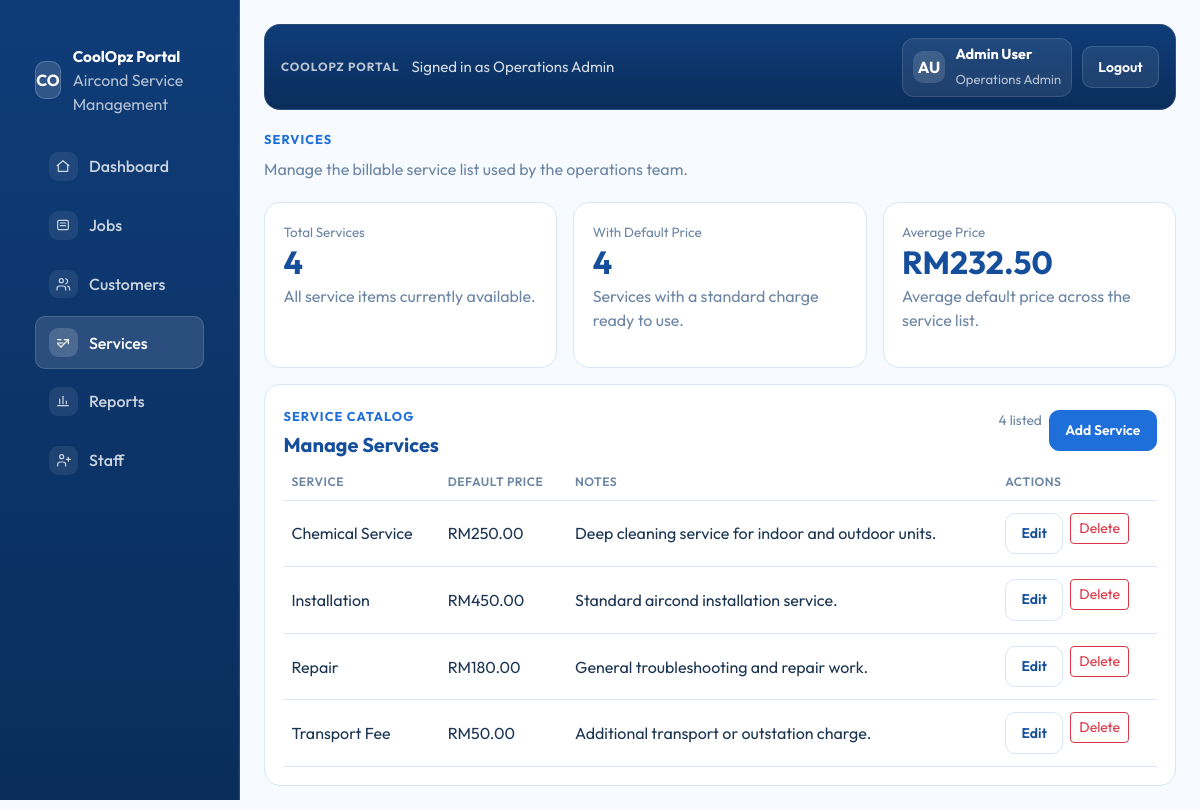
Screenshot of /services.php (signed in) with the database file from the repository.
### tables this page shows
CREATE TABLE IF NOT EXISTS services (
    id INT UNSIGNED AUTO_INCREMENT PRIMARY KEY,
    name VARCHAR(120) NOT NULL,
    default_price DECIMAL(10,2) NOT NULL DEFAULT 0,
    notes VARCHAR(255) NOT NULL DEFAULT '',
    created_at TIMESTAMP DEFAULT CURRENT_TIMESTAMP,
    UNIQUE KEY uniq_service_name (name)
);

### includes/data.php (called while the page is built, shortened)
<?php
require_once __DIR__ . '/database.php';
function coolopz_fetch_service_metrics(): array
{
    $pdo = coolopz_db();
    return [
        'total' => (int) $pdo->query('SELECT COUNT(*) FROM services')->fetchColumn(),
        'priced' => (int) $pdo->query('SELECT COUNT(*) FROM services WHERE default_price > 0')->fetchColumn(),
        'average_price' => (float) $pdo->query('SELECT COALESCE(AVG(default_price), 0) FROM services')->fetchColumn(),
    ];
}
function coolopz_fetch_services(): array
{
    $statement = coolopz_db()->query(
        'SELECT id, name, default_price, notes, created_at FROM services ORDER BY name ASC'
    );
    return $statement->fetchAll();
}

### includes/database.php (called while the page is built, shortened)
<?php
function coolopz_db_config(): array
{
    static $config;
    if ($config === null) {
        $config = require __DIR__ . '/../config/database.php';
    }
    return $config;
}
function coolopz_db(): PDO
{
    static $pdo;
    if ($pdo instanceof PDO) {
        return $pdo;
    }
    $config = coolopz_db_config();
    $dsn = sprintf(
        'mysql:host=%s;port=%d;dbname=%s;charset=%s',
        $config['host'],
        $config['port'],
        $config['database'],
        $config['charset']
    );
    $pdo = new PDO($dsn, $config['username'], $config['password'], [
        PDO::ATTR_ERRMODE => PDO::ERRMODE_EXCEPTION,
        PDO::ATTR_DEFAULT_FETCH_MODE => PDO::FETCH_ASSOC,
        PDO::ATTR_EMULATE_PREPARES => false,
    ]);
    return $pdo;
}

### services.php (the view, shortened to what this page needs)
<?php
require_once __DIR__ . '/includes/data.php';
$serviceMetrics = coolopz_fetch_service_metrics();
$services = coolopz_fetch_services();
include __DIR__ . '/includes/head.php';
include __DIR__ . '/includes/sidebar.php';
?>
        <main class="portal-main">
<?php include __DIR__ . '/includes/topbar.php'; ?>
            <section class="hero-section">
                <span class="section-label">Services</span>
                <p class="hero-copy">Manage the billable service list used by the operations team.</p>
            </section>
            <section class="row g-2 g-lg-3">
                <div class="col-md-4">
                    <div class="simple-panel stat-card">
                        <span class="stat-label">Total Services</span>
                        <strong class="stat-value"><?= htmlspecialchars((string) $serviceMetrics['total'], ENT_QUOTES, 'UTF-8') ?></strong>
                        <p>All service items currently available.</p>
                    </div>
                </div>
                <div class="col-md-4">
                    <div class="simple-panel stat-card">
                        <span class="stat-label">With Default Price</span>
                        <strong class="stat-value"><?= htmlspecialchars((string) $serviceMetrics['priced'], ENT_QUOTES, 'UTF-8') ?></strong>
                        <p>Services with a standard charge ready to use.</p>
                    </div>
                </div>
                <div class="col-md-4">
                    <div class="simple-panel stat-card">
                        <span class="stat-label">Average Price</span>
                        <strong class="stat-value">RM<?= htmlspecialchars(number_format((float) $serviceMetrics['average_price'], 2), ENT_QUOTES, 'UTF-8') ?></strong>
                        <p>Average default price across the service list.</p>
                    </div>
                </div>
            </section>
            <section class="row g-3 mt-0">
                <div class="col-12">
                    <div class="simple-panel h-100">
                        <div class="panel-head mb-2">
                            <div>
                                <span class="section-label">Service catalog</span>
                                <h2 class="panel-title">Manage Services</h2>
                            </div>
                            <div class="jobs-actions">
                                <span class="subtle-note"><?= htmlspecialchars((string) count($services), ENT_QUOTES, 'UTF-8') ?> listed</span>
                                <button type="button" class="btn btn-portal-primary btn-sm" data-bs-toggle="modal" data-bs-target="#serviceModal">Add Service</button>
                            </div>
                        </div>
                        <div class="table-responsive">
                            <table class="table portal-table align-middle mb-0">
                                <thead>
                                    <tr>
                                        <th>Service</th>
                                        <th>Default Price</th>
                                        <th>Notes</th>
                                        <th>Actions</th>
                                    </tr>
                                </thead>
                                <tbody>
<?php foreach ($services as $service): ?>
                                    <tr>
                                        <td><?= htmlspecialchars($service['name'], ENT_QUOTES, 'UTF-8') ?></td>
                                        <td><?= htmlspecialchars((float) $service['default_price'] > 0 ? 'RM' . number_format((float) $service['default_price'], 2) : '-', ENT_QUOTES, 'UTF-8') ?></td>
                                        <td><?= htmlspecialchars($service['notes'] !== '' ? $service['notes'] : 'No notes added.', ENT_QUOTES, 'UTF-8') ?></td>
                                        <td>
                                            <div class="jobs-actions">
                                                <a class="btn btn-portal-secondary btn-sm" href="services.php?edit=<?= htmlspecialchars((string) $service['id'], ENT_QUOTES, 'UTF-8') ?>">Edit</a>
                                                <form method="post" class="m-0" onsubmit="return confirm('Delete this service?');">
                                                    <button type="submit" class="btn btn-outline-danger btn-sm">Delete</button>
                                                </form>
                                            </div>
                                        </td>
                                    </tr>
<?php endforeach; ?>
                                </tbody>
                            </table>
                        </div>
                    </div>
                </div>
            </section>
        </main>
<?php include __DIR__ . '/includes/footer.php'; ?>

### assets/css/theme.css (style rules this page uses)
:root { --portal-blue: #1e6fd9; --portal-blue-dark: #154f9c; --portal-sidebar: #0f3c78; --portal-sidebar-deep: #0a2d5b; --portal-sidebar-line: rgba(255, 255, 255, 0.12); --portal-sidebar-text: rgba(255, 255, 255, 0.78); --portal-blue-soft: #eef5ff; --portal-border: #d8e6f7; --portal-text: #1b3552; --portal-muted: #6c86a4; --portal-white: #ffffff; --portal-bg: #f7fbff; --portal-sidebar-width: 240px; }
* { box-sizing: border-box; }
body { margin: 0; min-height: 100vh; font-family: "Outfit", sans-serif; color: var(--portal-text); background: var(--portal-bg); }
.brand-subtitle, .hero-copy, .stat-card p, .snapshot-list, .form-label, .sidebar-card p { color: var(--portal-muted); }
.portal-main { padding: 1.5rem; }
.btn-portal-primary, .btn-portal-secondary { border-radius: 10px; padding: 0.58rem 0.95rem; font-weight: 600; }
.btn-portal-primary { background: var(--portal-blue); border: 1px solid var(--portal-blue); color: var(--portal-white); }
.btn-portal-secondary { background: var(--portal-white); border: 1px solid var(--portal-border); color: var(--portal-blue-dark); }
.hero-section { padding-bottom: 0.35rem; }
.section-label { display: inline-block; margin-bottom: 0.45rem; color: var(--portal-blue); font-size: 0.8rem; font-weight: 700; letter-spacing: 0.08em; text-transform: uppercase; }
.simple-panel { padding: 1.15rem; background: var(--portal-white); border: 1px solid var(--portal-border); border-radius: 16px; }
.panel-head { display: flex; align-items: center; justify-content: space-between; gap: 0.75rem; }
.panel-title { margin: 0; font-size: 1.25rem; font-weight: 700; color: var(--portal-blue-dark); }
.stat-card { height: 100%; }
.stat-label { display: block; font-size: 0.84rem; color: var(--portal-muted); }
.stat-value { display: block; margin: 0.25rem 0 0.4rem; font-size: 2rem; line-height: 1; color: var(--portal-blue-dark); }
.subtle-note { font-size: 0.86rem; color: var(--portal-muted); }
.portal-table { --bs-table-bg: transparent; --bs-table-color: var(--portal-text); }
.portal-table thead th { color: var(--portal-muted); font-size: 0.76rem; font-weight: 600; letter-spacing: 0.04em; text-transform: uppercase; border-bottom-color: var(--portal-border); }
.portal-table tbody td { padding-top: 0.75rem; padding-bottom: 0.75rem; border-color: var(--portal-border); }
.jobs-form-actions, .jobs-actions { display: flex; gap: 0.6rem; flex-wrap: wrap; }
.jobs-actions { gap: 0.45rem; }

### rows the page displays
services: name "Chemical Service", default_price "RM250.00", notes "Deep cleaning service for indoor and outdoor units."
services: name "Installation", default_price "RM450.00", notes "Standard aircond installation service."
services: name "Repair", default_price "RM180.00", notes "General troubleshooting and repair work."
services: name "Transport Fee", default_price "RM50.00", notes "Additional transport or outstation charge."

### other values shown
$item['label'] "Dashboard"
$item['label'] "Jobs"
$item['label'] "Customers"
$item['label'] "Services"
$item['label'] "Reports"
$item['label'] "Staff"
$currentUserRole "Operations Admin"
$userInitials "AU"
$currentUserName "Admin User"
$serviceMetrics['total'] "4"
$serviceMetrics['priced'] "4"
$serviceMetrics['average_price'] "232.50"
count($services) "4"
